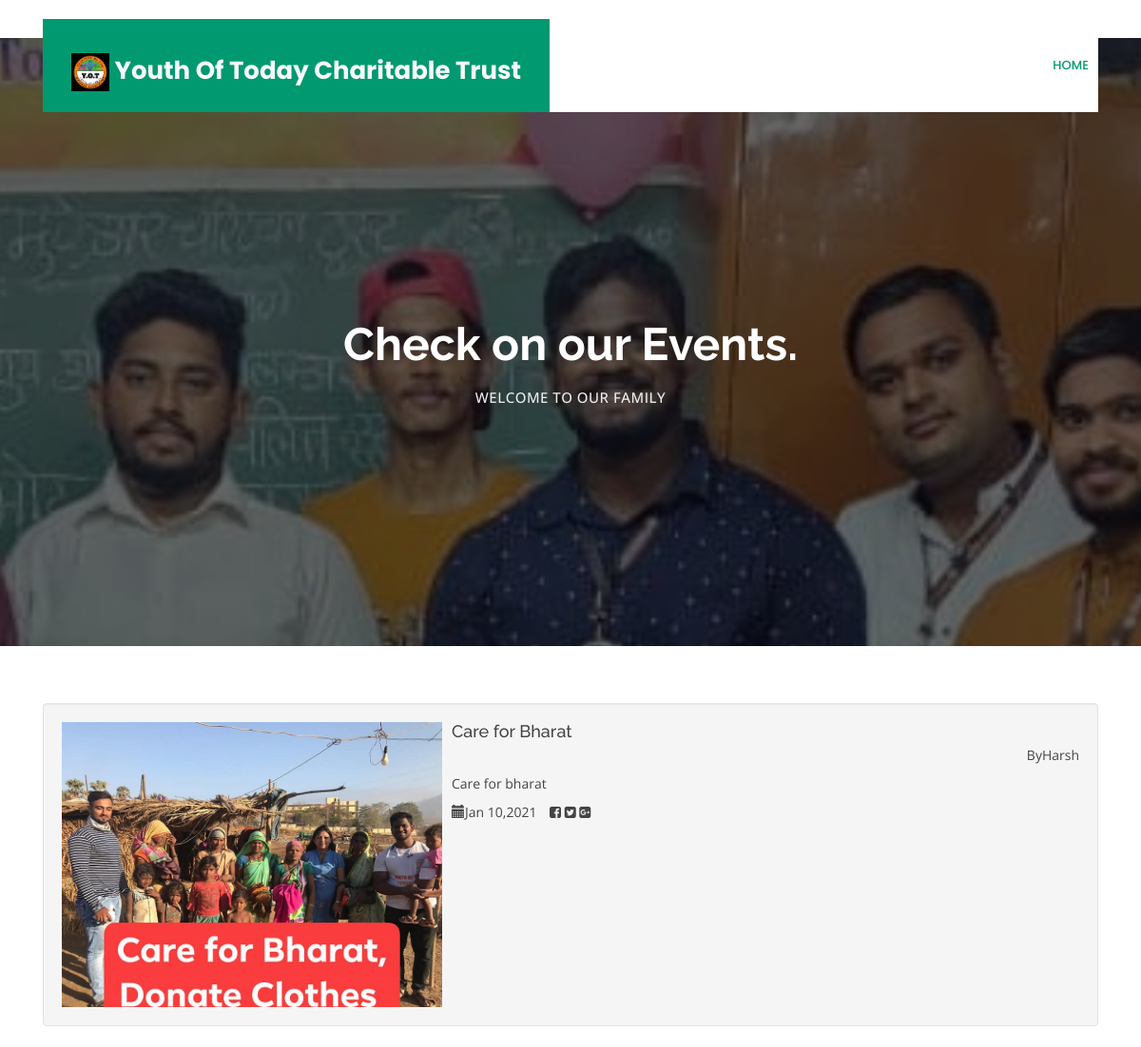
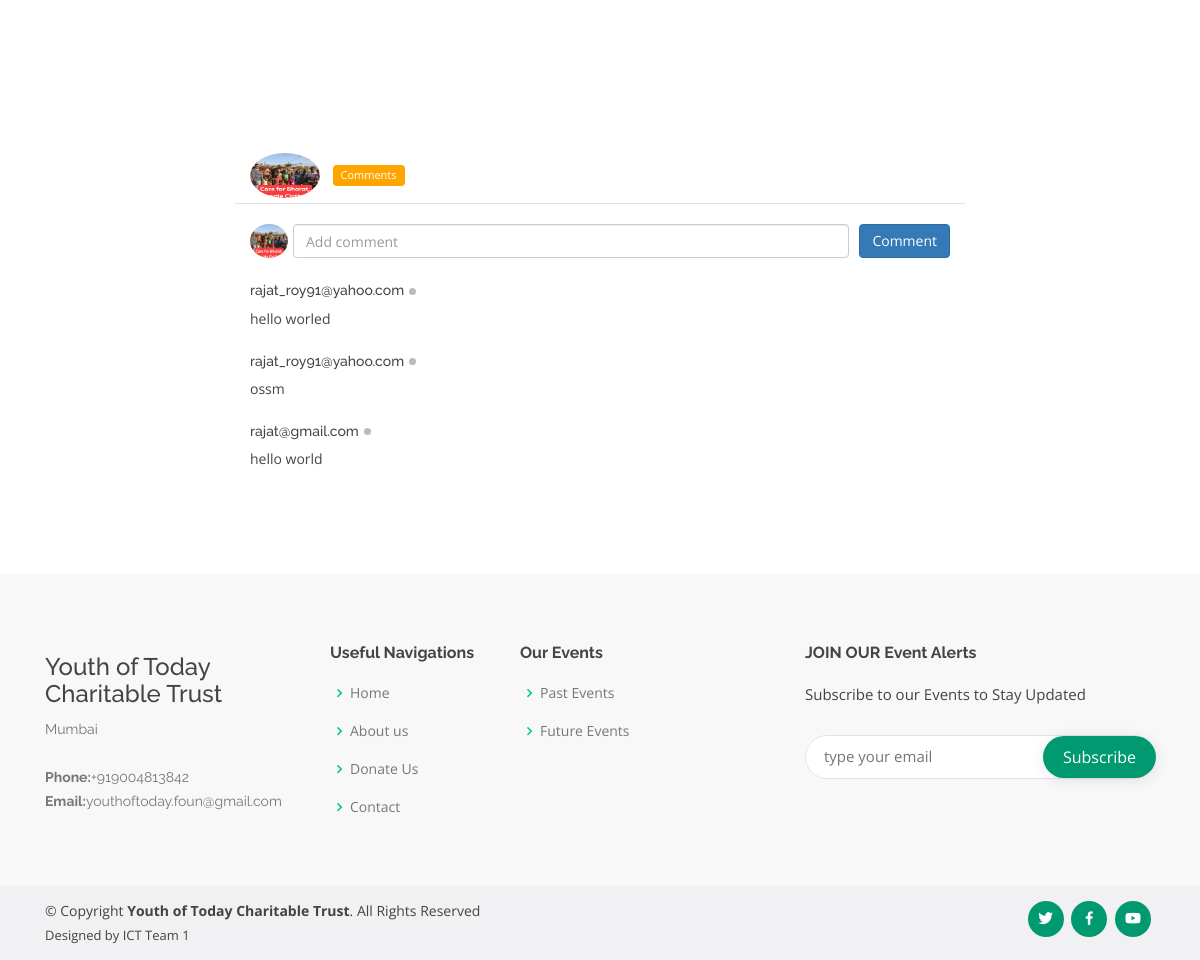
Screenshot of /blog-detail.php?data=9 with the database file from the repository (2 pictures, top to bottom).
### tables this page shows
CREATE TABLE IF NOT EXISTS `blog` (
  `id` int(11) NOT NULL AUTO_INCREMENT,
  `title` varchar(225) NOT NULL,
  `Image` varchar(225) NOT NULL,
  `Content` text NOT NULL,
  `Author` varchar(225) NOT NULL,
  `Date` timestamp NOT NULL DEFAULT CURRENT_TIMESTAMP,
  PRIMARY KEY (`id`)
);

CREATE TABLE IF NOT EXISTS `comment` (
  `id` int(11) NOT NULL AUTO_INCREMENT,
  `user_email` varchar(225) NOT NULL,
  `ses_id` varchar(225) NOT NULL,
  `content` text NOT NULL,
  PRIMARY KEY (`id`)
);

### blog-detail.php (the view, shortened to what this page needs)
<?php include "includes/header.php";?>
<body>
 <?php include "includes/navigation2.php";?>
 <br>
 <br>
 <section id="charity3" class="d-flex align-items-center">
    <div class="container text-center position-relative" data-aos="fade-in" data-aos-delay="200">
      <h1>Check on our Events.</h1>
      <h2>Welcome to our family</h2>
    </div>
  </section>
  <?php
      		if(!empty($_GET['data']))
      		{
      		$adaa=$_GET['data'];
      		$query="SELECT * FROM `blog` Where id='$adaa'" ;
      		$run= mysqli_query($connection,$query);
      		$row=$run->fetch_assoc();
            extract($row);
            }
        ?>
<section>
<div class="container">
  <div class="well">
      <div class="media">
      	<a class="pull-left" href="#">
    		<img class="media-object"src="admin/upload/<?= $Image;?>" width = "400" height = "300">
  		</a>
  		<div class="media-body">
    		<h4 class="media-heading"><?php echo $title?></h4>
          <p class="text-right">By<?php echo $Author?></p>
          <p><?php echo $Content?></p>
          <ul class="list-inline list-unstyled">
  			<li><span><i class="glyphicon glyphicon-calendar"></i><?php
	                                        $data_date=strtotime($Date);
	                                        echo date('M d,Y',$data_date);
	                                        ?></span></li>
            <li>
              <span><i class="fa fa-facebook-square"></i></span>
              <span><i class="fa fa-twitter-square"></i></span>
              <span><i class="fa fa-google-plus-square"></i></span>
            </li>
			</ul>
       </div>
    </div>
  </div>
   </section>
   <section>
   <div class="container mt-5 mb-5">
    <div class="d-flex justify-content-center row">
        <div class="d-flex flex-column col-md-8">
            <div class="d-flex flex-row align-items-center text-left comment-top p-2 bg-white border-bottom px-4">
                <div class="profile-image"><img class="rounded-circle" src="admin/upload/<?= $Image;?>" width="70"></div>
                <div class="d-flex flex-column ml-3">
                    <div class="d-flex flex-row align-items-center align-content-center post-title"><span class="bdge mr-1">Comments</span></div>
                </div>
            </div>
            <div class="coment-bottom bg-white p-2 px-4">
                <div class="d-flex flex-row add-comment-section mt-4 mb-4"><img class="img-fluid img-responsive rounded-circle mr-2" src="admin/upload/<?= $Image;?>" width="38"><input type="text" class="form-control mr-3" placeholder="Add comment">
                <?php if(isset($_SESSION['bloog_user']))
                {?>
                <button class="btn btn-primary" type="submit" name = "submit">Comment</button>
                <?php  }else
                {?>
                <button class="btn trigger_popup_fricc" type="button" name = "submit">Comment</button>
                <?php
                }
                ?>
                </div>
                <?php
                $com_quer="SELECT * FROM `comment` Where ses_id='".$_GET['data']."'";
                $com_ran=mysqli_query($connection,$com_quer);
                while($com_row=$com_ran->fetch_assoc())
                {
                  ?>
                <div class="commented-section mt-2">
                    <div class="d-flex flex-row align-items-center commented-user">
                        <h5 class="mr-2"><?php echo $com_row['user_email'];?></h5><span class="dot mb-1"></span>
                    </div>
                    <div class="comment-text-sm"><span><?php echo  $com_row['content'];?> </span></div>
                    <div class="reply-section">
                        <div class="d-flex flex-row align-items-center voting-icons"><span class="ml-2">
                        </div>
                    </div>
                </div>
                <?php }?>
                    </div>
                </div>
            </div>
        </div>
  </section>
</body>
<?php include "includes/footer.php";?>

### includes/header.php (shortened to what this page needs)
<!doctype html>
<html class="no-js" lang="">
<head>
  <link href="assets/vendor/bootstrap/css/bootstrap.min.css" rel="stylesheet">
  <link href="assets/vendor/icofont/icofont.min.css" rel="stylesheet">
  <link href="assets/vendor/boxicons/css/boxicons.min.css" rel="stylesheet">
  <link href="assets/vendor/remixicon/remixicon.css" rel="stylesheet">
  <link href="assets/vendor/venobox/venobox.css" rel="stylesheet">
  <link href="assets/vendor/owl.carousel/assets/owl.carousel.min.css" rel="stylesheet">
  <link href="assets/vendor/aos/aos.css" rel="stylesheet">
  <link href="assets/css/comment.css" rel="stylesheet">
<link href="//netdna.bootstrapcdn.com/bootstrap/3.2.0/css/bootstrap.min.css" rel="stylesheet" id="bootstrap-css">
<link rel="stylesheet" href="http://cdnjs.cloudflare.com/ajax/libs/font-awesome/4.1.0/css/font-awesome.min.css"/>
  <link href="assets/css/style.css" rel="stylesheet">
   <link rel="stylesheet" href="https://cdnjs.cloudflare.com/ajax/libs/bootstrap-sweetalert/1.0.1/sweetalert.css"/>
   <link rel="stylesheet" type="text/css" href="http://tristanedwards.me/u/SweetAlert//lib/sweet-alert.css">
<link rel="stylesheet" type="text/css" href="http://tristanedwards.me/u/SweetAlert//lib/sweet-alert.css">
</head>

### includes/navigation2.php (shortened to what this page needs)
<header id="header" class="fixed-top d-flex align-items-center">
    <div class="container">
      <div class="header-container d-flex align-items-center">
        <div class="logo mr-auto">
          <h1 class="text-light"><a href="index.php"><span><a href="index.php"><img src="assets/images/logo2.png" alt="" class="img-fluid"></a></span>&nbsp;<span>Youth Of Today Charitable Trust</span></a></h1>
        </div>
        <nav class="nav-menu d-none d-lg-block">
          <ul>
            <li class="active"><a href="index.php">Home</a></li>
          </ul>
        </nav>
      </div>
    </div>
</header>

### includes/footer.php (shortened to what this page needs)
<footer id="footer"data-aos="fade-up">
  <div class="footer-top">
    <div class="container">
      <div class="row">
        <div class="col-lg-3 col-md-6 footer-contact">
          <h3>Youth of Today Charitable Trust</h3>
          <p>
            Mumbai <br><br>
            <strong>Phone:</strong>+919004813842<br>
            <strong>Email:</strong>youthoftoday.foun@gmail.com<br>
          </p>
        </div>
        <div class="col-lg-2 col-md-6 footer-links">
          <h4>Useful Navigations</h4>
          <ul>
            <li><i class="bx bx-chevron-right"></i> <a href="index.php">Home</a></li>
            <li><i class="bx bx-chevron-right"></i> <a href="#about">About us</a></li>
              <li><i class="bx bx-chevron-right"></i> <a href="#donate">Donate Us</a></li>
              <li><i class="bx bx-chevron-right"></i> <a href="#contact">Contact</a></li>
          </ul>
        </div>
        <div class="col-lg-3 col-md-6 footer-links">
            <h4>Our Events</h4>
            <ul>
              <li><i class="bx bx-chevron-right"></i> <a href="#portfolio">Past Events</a></li>
              <li><i class="bx bx-chevron-right"></i> <a href="#portfolio">Future Events</a></li>
            </ul>
          </div>
        <div class="col-lg-4 col-md-6 footer-newsletter">
          <h4>JOIN OUR Event Alerts</h4>
          <p>Subscribe to our Events to Stay Updated</p>
          <form action="" method="post">
            <input type="email" name="email" placeholder="type your email" ><input type="submit" name="action" value="Subscribe">
          </form>
        </div>
      </div>
    </div>
  </div>
  <div class="container d-md-flex py-4">
    <div class="mr-md-auto text-center text-md-left">
      <div class="copyright">
        &copy; Copyright <strong><span>Youth of Today Charitable Trust</span></strong>. All Rights Reserved
      </div>
      <div class="credits">
        Designed by <a> ICT Team 1</a>
      </div>
    </div>
    <div class="social-links text-center text-md-right pt-3 pt-md-0">
      <a href="https://twitter.com/YouthOfTodayWe1/status/1336271085780807682?s=19" class="twitter"><i class="bx bxl-twitter"></i></a>
      <a href="https://www.facebook.com/youthoftoday10/" class="facebook"><i class="bx bxl-facebook"></i></a>
      <a href="https://youtube.com/channel/UCBaPxzFe-131TsSFN1Bx1xA" class="youtube"><i class="bx bxl-youtube"></i></a>
    </div>
  </div>
</footer>
</body>
</html>
</body>
</html>

### assets/css/comment.css (style rules this page uses)
body { background-color: #eee }
.bdge { height: 21px; background-color: orange; color: #fff; font-size: 11px; padding: 8px; border-radius: 4px; line-height: 3px }
.dot { height: 7px; width: 7px; margin-top: 3px; background-color: #bbb; border-radius: 50%; display: inline-block }

### rows the page displays
blog: Image (picture), title "Care for Bharat", Author "Harsh", Content "Care for bharat", Date "Jan 10,2021"
comment: user_email "rajat_roy91@yahoo.com", content "hello worled"
comment: user_email "rajat_roy91@yahoo.com", content "ossm"
comment: user_email "rajat@gmail.com", content "hello world"
